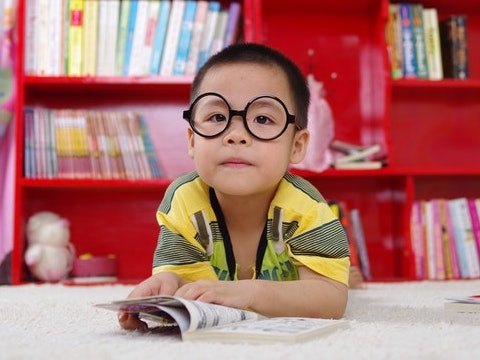
#> input picture boy.jpg, 480 x 360 px
$ jupyter execute fundamental.ipynb
#> lines starting #> are read from the running program, lines starting #| are printed output that depends on the picture; after the words box and inside, x2 and y2 are one past the last pixel; in counts of white or black regions, pixels touching at a corner belong together
[cell 1]
import cv2

[cell 2]
import numpy as np

[cell 3]
import matplotlib.pyplot as plt

[cell 4]
bgr_img=cv2.imread("boy.jpg")
#> bgr_img is the input picture: shape (360, 480, 3); mean B, G, R 111.8, 115.3, 174.3

[cell 5]
plt.imshow(bgr_img)

[cell 6]
plt.imshow(bgr_img[:, :, ::-1])

[cell 7]
bgr02_img=cv2.imread("boy.jpg")

[cell 8]
rgb_col_img=cv2.cvtColor(bgr02_img,cv2.COLOR_BGR2RGB)

[cell 9]
plt.imshow(rgb_col_img)
plt.axis('on')
plt.title('color Image')
plt.show()

[cell 10]
cv2.imwrite('output_img.jpg',rgb_col_img)
#> Out = True

[cell 11]
rgb_col_img.shape
#> Out = (360, 480, 3)

[cell 12]
rgb_col_img.size
#> Out = 518400

[cell 13]
flippe_img_hor=cv2.flip(rgb_col_img,1)
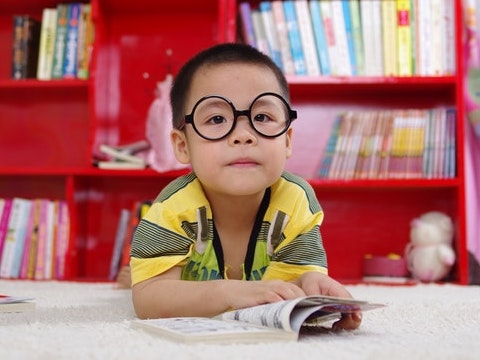
#> flippe_img_hor: shape (360, 480, 3); mean R, G, B 174.3, 115.3, 111.8
flippe_img_ver=cv2.flip(rgb_col_img,0)
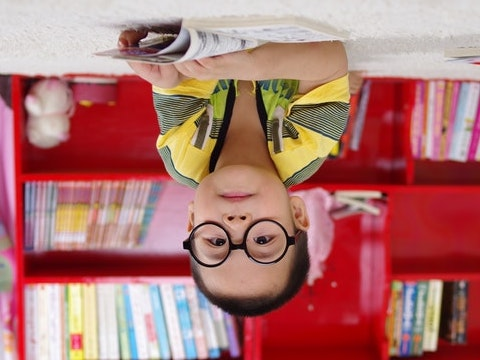
#> flippe_img_ver: shape (360, 480, 3); mean R, G, B 174.3, 115.3, 111.8
flippe_img_both=cv2.flip(rgb_col_img,-1)
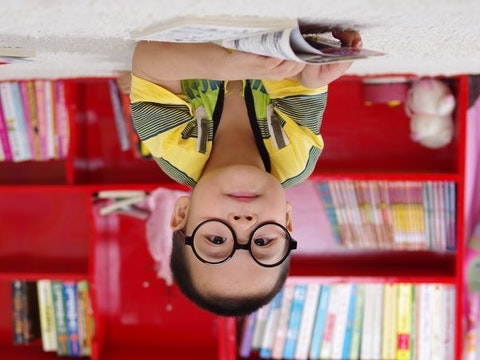
#> flippe_img_both: shape (360, 480, 3); mean R, G, B 174.3, 115.3, 111.8

[cell 14]
plt.figure(figsize=[10,10])
plt.subplot(221); plt.imshow(flippe_img_hor)
plt.title("horizontal flip")
plt.subplot(222); plt.imshow(flippe_img_ver)
plt.title("ver flip")
plt.subplot(223); plt.imshow(flippe_img_both)
plt.title("both flip")
plt.subplot(224); plt.imshow(rgb_col_img)
plt.title("original")
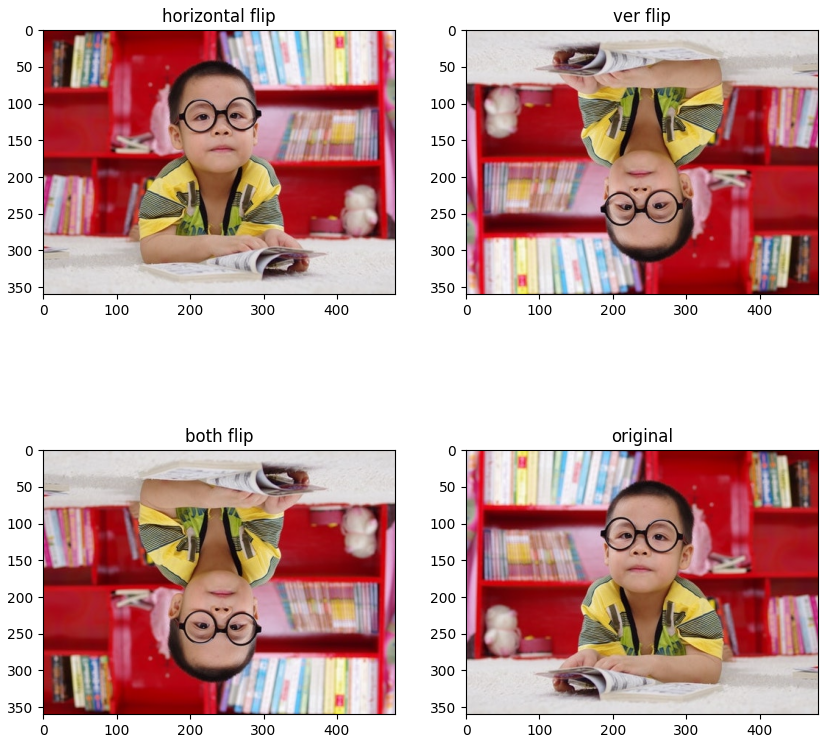
#> figure drawn by matplotlib, 4 panels

[cell 15]
image_circle = rgb_col_img.copy()

[cell 16]
image_circle=cv2.circle(image_circle,(250,100),100,(255,255,255),thickness=2,lineType=cv2.LINE_AA)
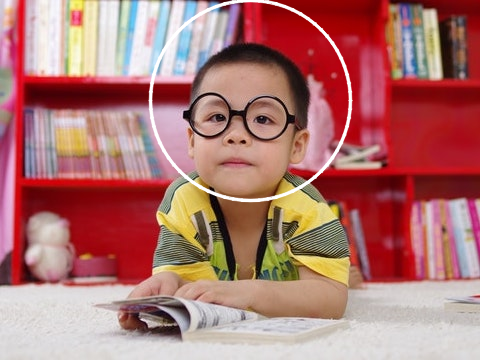
#> image_circle: shape (360, 480, 3); mean R, G, B 175.3, 117.3, 113.8

[cell 17]
plt.imshow(image_circle);

[cell 18]
image_rect=rgb_col_img.copy()

[cell 19]
image_rect=cv2.rectangle(image_rect,(200,80),(300,200),(0,255,255),thickness=2,lineType=cv2.LINE_AA)
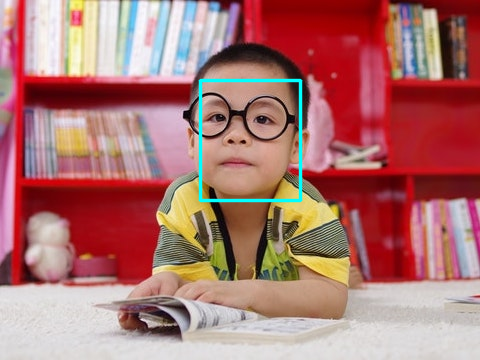
#> image_rect: shape (360, 480, 3); mean R, G, B 172.9, 116.5, 113.2

[cell 20]
plt.imshow(image_rect);

[cell 21]
image_txt=rgb_col_img.copy()

[cell 22]
image_txt=cv2.putText(image_txt,('G.GOKU;'),(200,100),cv2.FONT_HERSHEY_COMPLEX,0.8,(255,255,0),thickness=2,lineType=cv2.LINE_AA)
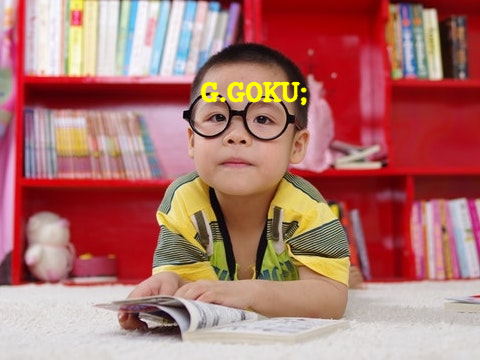
#> image_txt: shape (360, 480, 3); mean R, G, B 174.9, 116.1, 111.1

$ run again, with Apollo-11-launch.jpg copied over boy.jpg
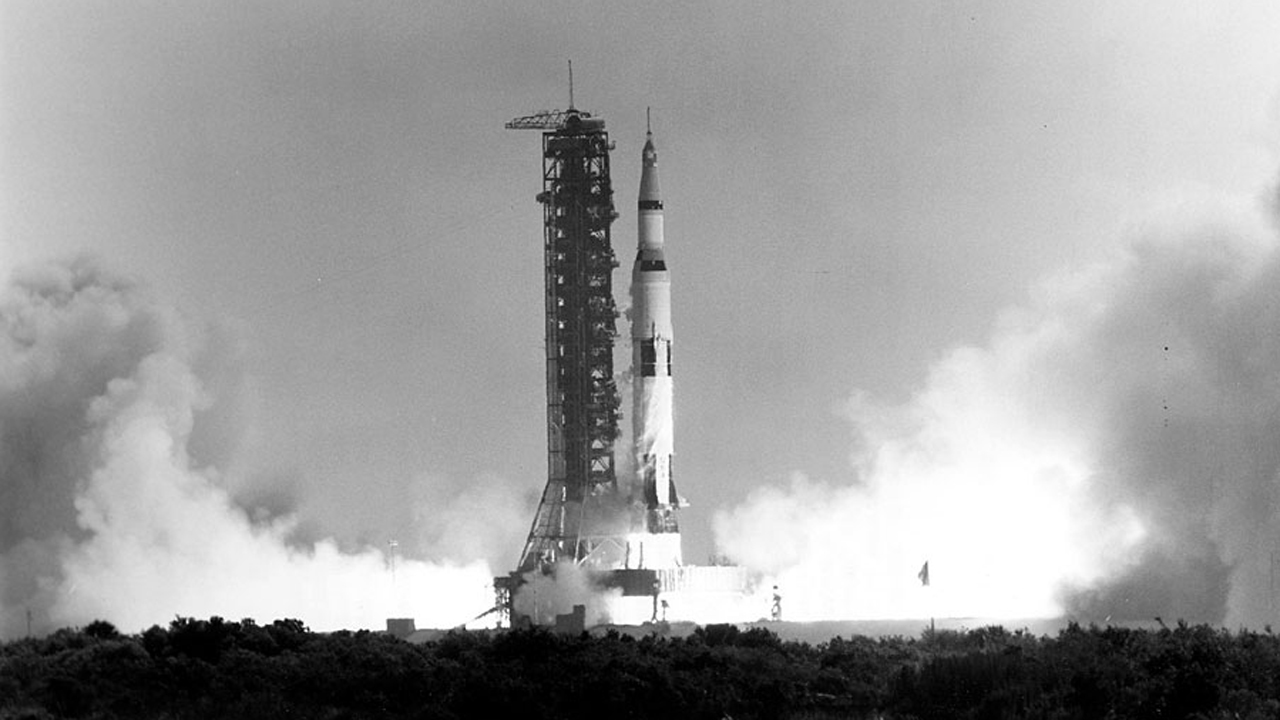
#> input picture Apollo-11-launch.jpg, 1280 x 720 px
#> bgr_img is the input picture: shape (720, 1280, 3); min 0, max 255, mean 156.2
#> `cv2.imwrite('output_img.jpg',rgb_col_img)`: Out = True
#> `flippe_img_both=cv2.flip(rgb_col_img,-1)`:
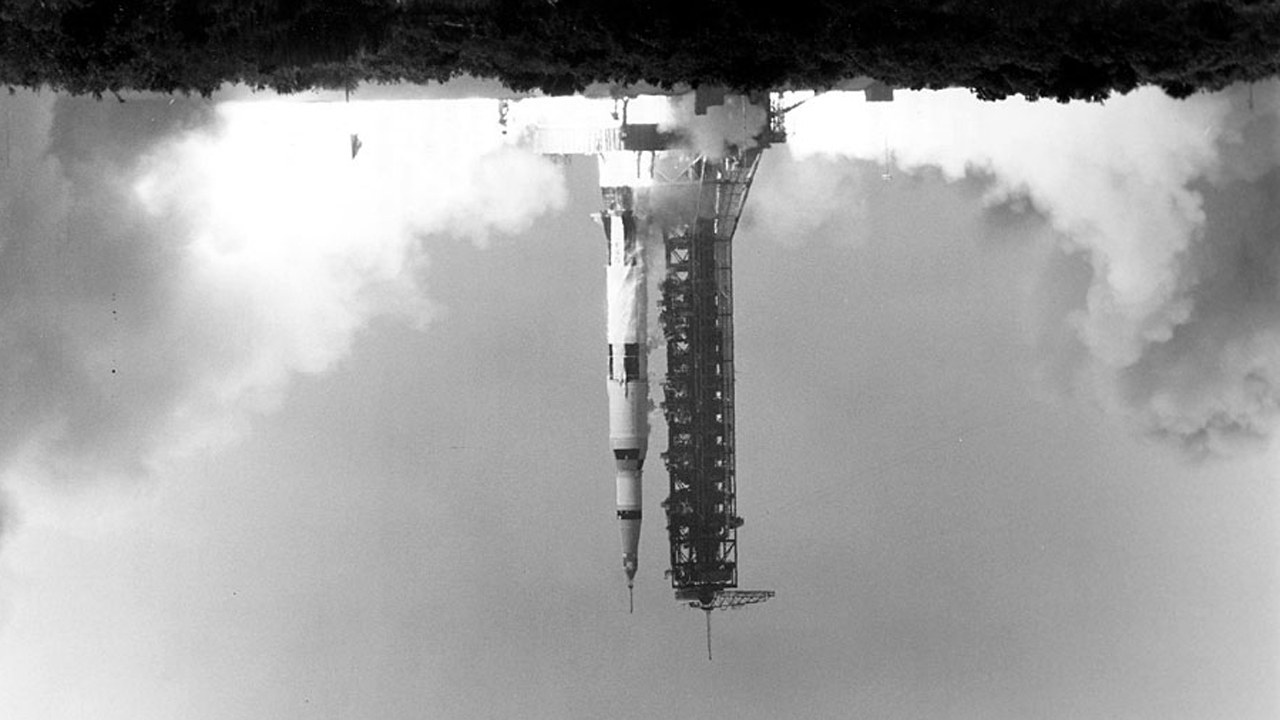
#> flippe_img_both: shape (720, 1280, 3); min 0, max 255, mean 156.2
#> image_circle: shape (720, 1280, 3); 0.32% of pixels changed, all inside (x1, y1, x2, y2) = (148, 0, 353, 203)
#> image_rect: shape (720, 1280, 3); 0.24% of pixels changed, all inside (x1, y1, x2, y2) = (198, 78, 303, 203)
#> `image_txt=cv2.putText(image_txt,('G.GOKU;'),(200,100),cv2.FONT_HERSHEY..`:
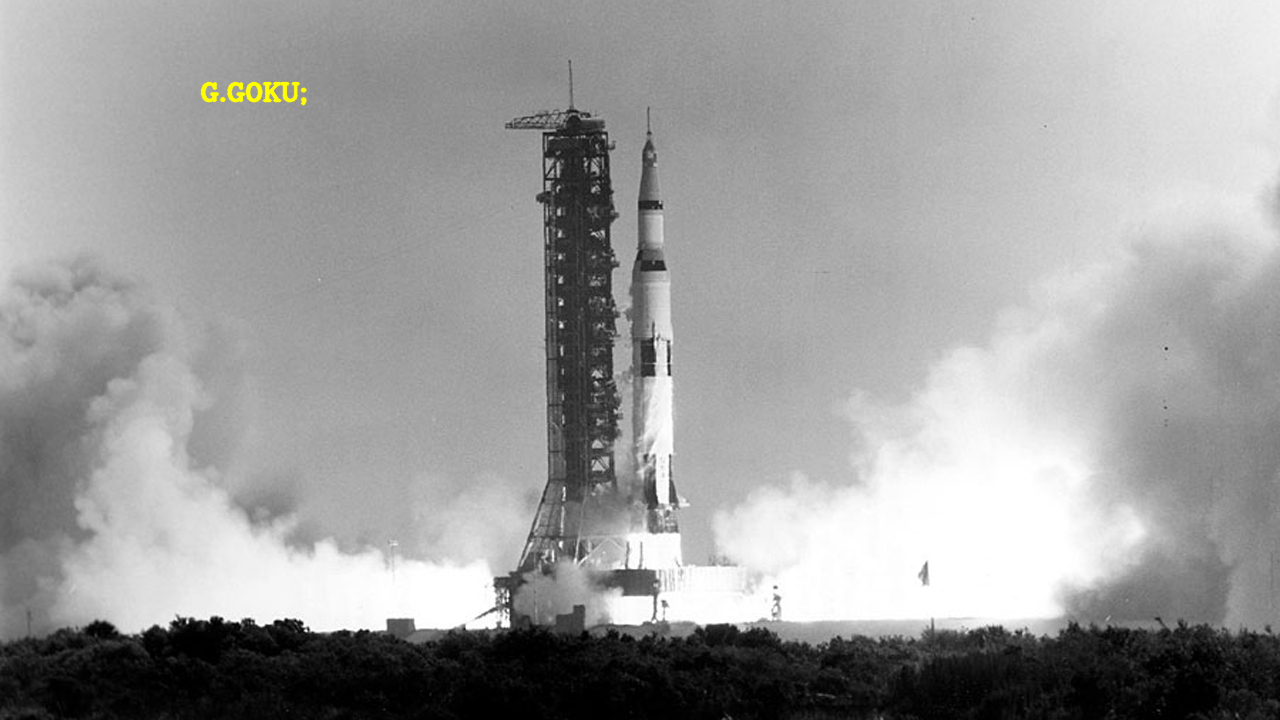
#> image_txt: shape (720, 1280, 3); 0.17% of pixels changed, all inside (x1, y1, x2, y2) = (200, 81, 308, 106)

$ run again, with Eagle_in_Flight.jpg copied over boy.jpg
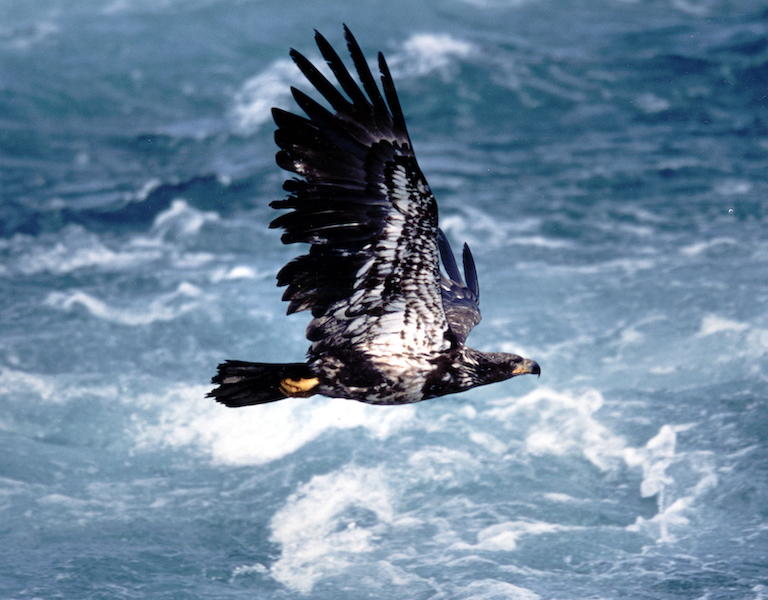
#> input picture Eagle_in_Flight.jpg, 768 x 600 px
#> bgr_img is the input picture: shape (600, 768, 3); mean B, G, R 156.6, 133.3, 108.4
#> `cv2.imwrite('output_img.jpg',rgb_col_img)`: Out = True
#> `flippe_img_both=cv2.flip(rgb_col_img,-1)`:
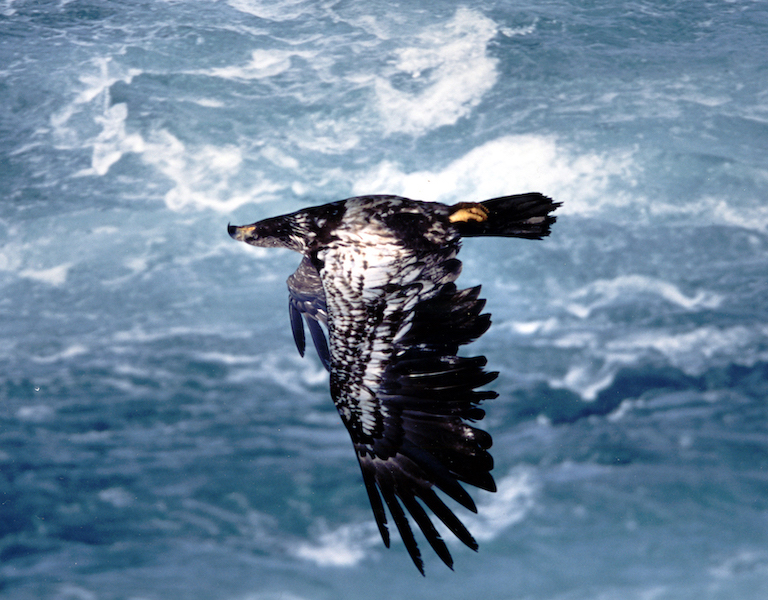
#> flippe_img_both: shape (600, 768, 3); mean R, G, B 108.4, 133.3, 156.6
#> image_circle: shape (600, 768, 3); mean R, G, B 109.3, 134.1, 157.2
#> image_rect: shape (600, 768, 3); mean R, G, B 108.2, 133.9, 157
#> `image_txt=cv2.putText(image_txt,('G.GOKU;'),(200,100),cv2.FONT_HERSHEY..`:
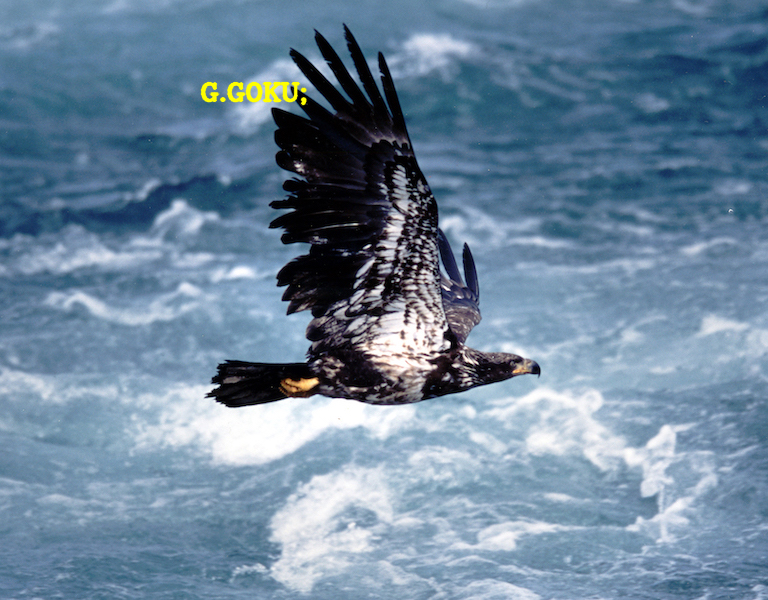
#> image_txt: shape (600, 768, 3); mean R, G, B 108.7, 133.6, 156.1
